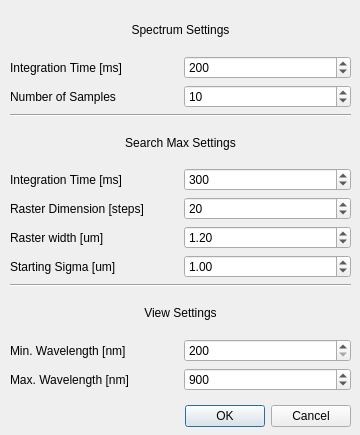
<?xml version="1.0" encoding="UTF-8"?>
<ui version="4.0">
 <class>SettingsDialog</class>
 <widget class="QDialog" name="SettingsDialog">
  <property name="geometry">
   <rect>
    <x>0</x>
    <y>0</y>
    <width>360</width>
    <height>435</height>
   </rect>
  </property>
  <property name="sizePolicy">
   <sizepolicy hsizetype="Fixed" vsizetype="Fixed">
    <horstretch>0</horstretch>
    <verstretch>0</verstretch>
   </sizepolicy>
  </property>
  <property name="minimumSize">
   <size>
    <width>360</width>
    <height>435</height>
   </size>
  </property>
  <property name="maximumSize">
   <size>
    <width>360</width>
    <height>435</height>
   </size>
  </property>
  <property name="baseSize">
   <size>
    <width>360</width>
    <height>440</height>
   </size>
  </property>
  <property name="windowTitle">
   <string>Settings</string>
  </property>
  <property name="layoutDirection">
   <enum>Qt::LeftToRight</enum>
  </property>
  <property name="sizeGripEnabled">
   <bool>false</bool>
  </property>
  <property name="modal">
   <bool>false</bool>
  </property>
  <widget class="QDialogButtonBox" name="buttonBox">
   <property name="geometry">
    <rect>
     <x>10</x>
     <y>400</y>
     <width>341</width>
     <height>32</height>
    </rect>
   </property>
   <property name="orientation">
    <enum>Qt::Horizontal</enum>
   </property>
   <property name="standardButtons">
    <set>QDialogButtonBox::Cancel|QDialogButtonBox::Ok</set>
   </property>
  </widget>
  <widget class="QWidget" name="verticalLayoutWidget">
   <property name="geometry">
    <rect>
     <x>10</x>
     <y>10</y>
     <width>341</width>
     <height>381</height>
    </rect>
   </property>
   <layout class="QVBoxLayout" name="verticalLayout">
    <item>
     <widget class="QLabel" name="label">
      <property name="sizePolicy">
       <sizepolicy hsizetype="Preferred" vsizetype="Preferred">
        <horstretch>0</horstretch>
        <verstretch>0</verstretch>
       </sizepolicy>
      </property>
      <property name="text">
       <string>Spectrum Settings</string>
      </property>
      <property name="alignment">
       <set>Qt::AlignCenter</set>
      </property>
     </widget>
    </item>
    <item>
     <layout class="QHBoxLayout" name="horizontalLayout">
      <item>
       <widget class="QLabel" name="label_2">
        <property name="text">
         <string>Integration Time [ms]</string>
        </property>
       </widget>
      </item>
      <item>
       <widget class="QSpinBox" name="integration_time_spin">
        <property name="frame">
         <bool>true</bool>
        </property>
        <property name="minimum">
         <number>10</number>
        </property>
        <property name="maximum">
         <number>10000</number>
        </property>
        <property name="singleStep">
         <number>10</number>
        </property>
        <property name="value">
         <number>200</number>
        </property>
       </widget>
      </item>
     </layout>
    </item>
    <item>
     <layout class="QHBoxLayout" name="horizontalLayout_2">
      <item>
       <widget class="QLabel" name="label_3">
        <property name="text">
         <string>Number of Samples</string>
        </property>
       </widget>
      </item>
      <item>
       <widget class="QSpinBox" name="number_of_samples_spin">
        <property name="minimum">
         <number>1</number>
        </property>
        <property name="maximum">
         <number>10000</number>
        </property>
        <property name="value">
         <number>10</number>
        </property>
       </widget>
      </item>
     </layout>
    </item>
    <item>
     <widget class="Line" name="line">
      <property name="orientation">
       <enum>Qt::Horizontal</enum>
      </property>
     </widget>
    </item>
    <item>
     <widget class="QLabel" name="label_4">
      <property name="sizePolicy">
       <sizepolicy hsizetype="Preferred" vsizetype="Preferred">
        <horstretch>0</horstretch>
        <verstretch>0</verstretch>
       </sizepolicy>
      </property>
      <property name="text">
       <string>Search Max Settings</string>
      </property>
      <property name="alignment">
       <set>Qt::AlignCenter</set>
      </property>
     </widget>
    </item>
    <item>
     <layout class="QHBoxLayout" name="horizontalLayout_3">
      <item>
       <widget class="QLabel" name="label_5">
        <property name="text">
         <string>Integration Time [ms]</string>
        </property>
       </widget>
      </item>
      <item>
       <widget class="QSpinBox" name="search_int_time_spin">
        <property name="minimum">
         <number>10</number>
        </property>
        <property name="maximum">
         <number>10000</number>
        </property>
        <property name="value">
         <number>300</number>
        </property>
       </widget>
      </item>
     </layout>
    </item>
    <item>
     <layout class="QHBoxLayout" name="horizontalLayout_4">
      <item>
       <widget class="QLabel" name="label_6">
        <property name="text">
         <string>Raster Dimension [steps]</string>
        </property>
       </widget>
      </item>
      <item>
       <widget class="QSpinBox" name="rasterdim_spin">
        <property name="minimum">
         <number>1</number>
        </property>
        <property name="maximum">
         <number>500</number>
        </property>
        <property name="value">
         <number>20</number>
        </property>
       </widget>
      </item>
     </layout>
    </item>
    <item>
     <layout class="QHBoxLayout" name="horizontalLayout_5">
      <item>
       <widget class="QLabel" name="label_7">
        <property name="text">
         <string>Raster width [um]</string>
        </property>
       </widget>
      </item>
      <item>
       <widget class="QDoubleSpinBox" name="rasterwidth_spin">
        <property name="minimum">
         <double>0.500000000000000</double>
        </property>
        <property name="maximum">
         <double>20.000000000000000</double>
        </property>
        <property name="value">
         <double>1.200000000000000</double>
        </property>
       </widget>
      </item>
     </layout>
    </item>
    <item>
     <layout class="QHBoxLayout" name="horizontalLayout_6">
      <item>
       <widget class="QLabel" name="label_8">
        <property name="text">
         <string>Starting Sigma [um]</string>
        </property>
       </widget>
      </item>
      <item>
       <widget class="QDoubleSpinBox" name="sigma_spin">
        <property name="minimum">
         <double>0.100000000000000</double>
        </property>
        <property name="maximum">
         <double>10.000000000000000</double>
        </property>
        <property name="singleStep">
         <double>0.100000000000000</double>
        </property>
        <property name="value">
         <double>1.000000000000000</double>
        </property>
       </widget>
      </item>
     </layout>
    </item>
    <item>
     <widget class="Line" name="line_2">
      <property name="orientation">
       <enum>Qt::Horizontal</enum>
      </property>
     </widget>
    </item>
    <item>
     <widget class="QLabel" name="label_9">
      <property name="text">
       <string>View Settings</string>
      </property>
      <property name="alignment">
       <set>Qt::AlignCenter</set>
      </property>
     </widget>
    </item>
    <item>
     <layout class="QHBoxLayout" name="horizontalLayout_7">
      <item>
       <widget class="QLabel" name="label_10">
        <property name="text">
         <string>Min. Wavelength [nm]</string>
        </property>
       </widget>
      </item>
      <item>
       <widget class="QSpinBox" name="min_wl_spin">
        <property name="minimum">
         <number>200</number>
        </property>
        <property name="maximum">
         <number>1000</number>
        </property>
        <property name="singleStep">
         <number>10</number>
        </property>
       </widget>
      </item>
     </layout>
    </item>
    <item>
     <layout class="QHBoxLayout" name="horizontalLayout_8">
      <item>
       <widget class="QLabel" name="label_11">
        <property name="text">
         <string>Max. Wavelength [nm]</string>
        </property>
       </widget>
      </item>
      <item>
       <widget class="QSpinBox" name="max_wl_spin">
        <property name="minimum">
         <number>200</number>
        </property>
        <property name="maximum">
         <number>1000</number>
        </property>
        <property name="singleStep">
         <number>10</number>
        </property>
        <property name="value">
         <number>900</number>
        </property>
       </widget>
      </item>
     </layout>
    </item>
   </layout>
  </widget>
 </widget>
 <resources/>
 <connections>
  <connection>
   <sender>buttonBox</sender>
   <signal>accepted()</signal>
   <receiver>SettingsDialog</receiver>
   <slot>accept()</slot>
   <hints>
    <hint type="sourcelabel">
     <x>248</x>
     <y>254</y>
    </hint>
    <hint type="destinationlabel">
     <x>157</x>
     <y>274</y>
    </hint>
   </hints>
  </connection>
  <connection>
   <sender>buttonBox</sender>
   <signal>rejected()</signal>
   <receiver>SettingsDialog</receiver>
   <slot>reject()</slot>
   <hints>
    <hint type="sourcelabel">
     <x>316</x>
     <y>260</y>
    </hint>
    <hint type="destinationlabel">
     <x>286</x>
     <y>274</y>
    </hint>
   </hints>
  </connection>
 </connections>
</ui>
